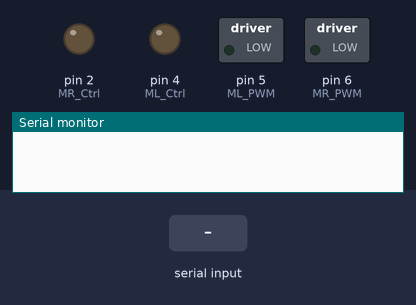
Bench run of a sketch on a simulated Arduino Uno, built with avr-gcc and run on an emulated ATmega328P. Shown: switched loads named in the sketch (green lamp = pin HIGH), output pins drawn as LEDs (lit = HIGH), the last lines printed to the serial monitor. The test bench sets the inputs (shaded band). Pins used as bus, display or sensor lines are not drawn.

Above: at 1.2 s.
1.3 s: "F" received over Serial
At 2.5 s:
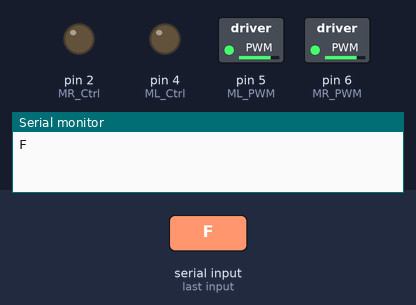
2.8 s: "B" received over Serial
At 3.7 s:
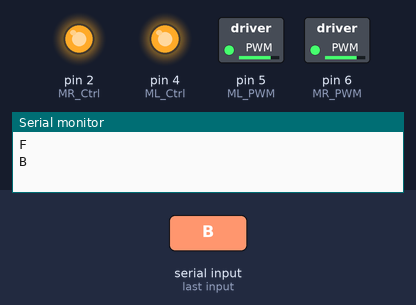
4.3 s: "L" received over Serial
At 4.9 s:
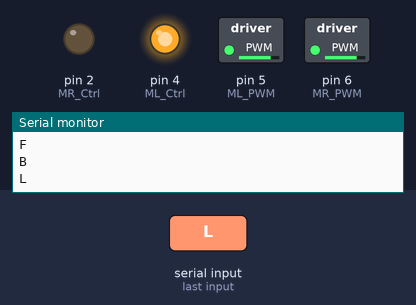
5.8 s: "R" received over Serial
At 7.2 s:
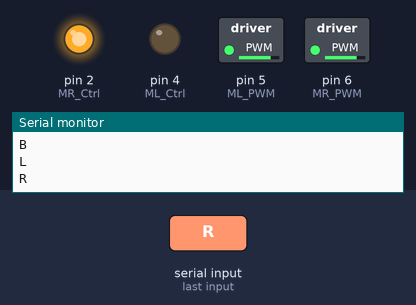
Timing chart, 0 to 8.3 s (numbered marks = the images above; inputs shaded):
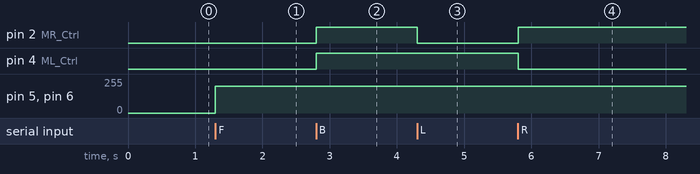

Measured:
- after the input at 1.3 s, pin 5 (ML_PWM), pin 6 (MR_PWM): 0/255 → 200/255 at once
- after the input at 2.8 s, pin 2 (MR_Ctrl), pin 4 (ML_Ctrl): LOW → HIGH at once
- after the input at 4.3 s, pin 2 (MR_Ctrl): HIGH → LOW at once
- after the input at 5.8 s, pin 2 (MR_Ctrl): LOW → HIGH at once; pin 4 (ML_Ctrl): HIGH → LOW at once

The sketch:

lesson_20.2.ino
```cpp
/*
  keyestudio Mini Tank Robot V3
  lesson 20.2
  bluetooth tank
  http://www.keyestudio.com
*/

//Array, used to save data of images, can be calculated by yourself or gotten from modulus tool
unsigned char start01[] = {0x01, 0x02, 0x04, 0x08, 0x10, 0x20, 0x40, 0x80, 0x80, 0x40, 0x20, 0x10, 0x08, 0x04, 0x02, 0x01};
unsigned char front[] = {0x00, 0x00, 0x00, 0x00, 0x00, 0x24, 0x12, 0x09, 0x12, 0x24, 0x00, 0x00, 0x00, 0x00, 0x00, 0x00};
unsigned char back[] = {0x00, 0x00, 0x00, 0x00, 0x00, 0x24, 0x48, 0x90, 0x48, 0x24, 0x00, 0x00, 0x00, 0x00, 0x00, 0x00};
unsigned char left[] = {0x00, 0x00, 0x00, 0x00, 0x00, 0x00, 0x44, 0x28, 0x10, 0x44, 0x28, 0x10, 0x44, 0x28, 0x10, 0x00};
unsigned char right[] = {0x00, 0x10, 0x28, 0x44, 0x10, 0x28, 0x44, 0x10, 0x28, 0x44, 0x00, 0x00, 0x00, 0x00, 0x00, 0x00};
unsigned char STOP01[] = {0x2E, 0x2A, 0x3A, 0x00, 0x02, 0x3E, 0x02, 0x00, 0x3E, 0x22, 0x3E, 0x00, 0x3E, 0x0A, 0x0E, 0x00};
unsigned char clear[] = {0x00, 0x00, 0x00, 0x00, 0x00, 0x00, 0x00, 0x00, 0x00, 0x00, 0x00, 0x00, 0x00, 0x00, 0x00, 0x00};
#define SCL_Pin  A5  //set the pin of clock to A5
#define SDA_Pin  A4  //set the data pin to A4

#define ML_Ctrl 4  //define the direction control pin of thel left motor
#define ML_PWM 5   //define the PWM control pins of the left motor
#define MR_Ctrl 2  //define the direction control pin of thel right motor
#define MR_PWM 6   //define the PWM control pin of the right motor
char ble_val;      //used to save the value from Bluetooth
void setup() {
  Serial.begin(9600);

  pinMode(ML_Ctrl, OUTPUT);
  pinMode(ML_PWM, OUTPUT);
  pinMode(MR_Ctrl, OUTPUT);
  pinMode(MR_PWM, OUTPUT);

  pinMode(SCL_Pin, OUTPUT);
  pinMode(SDA_Pin, OUTPUT);
  matrix_display(clear); //clear screens
  matrix_display(start01);  //show start

}

void loop() {
  if (Serial.available())
  {
    ble_val = Serial.read();
    Serial.println(ble_val);
  }
  switch (ble_val)
  {
    case 'F':  //the command to go front
      Car_front();
      break;
    case 'B':  //the command to go back
      Car_back();
      break;
    case 'L':  //the command to turn left
      Car_left();
      break;
    case 'R':  //the command to turn right
      Car_right();
      break;
    case 'S':  //the command to stop
      Car_Stop();
      break;
  }

}

/***************motor runs***************/
void Car_front() {
  digitalWrite(MR_Ctrl, LOW);
  analogWrite(MR_PWM, 200);
  digitalWrite(ML_Ctrl, LOW);
  analogWrite(ML_PWM, 200);
  matrix_display(front);  //display Front
}

void Car_back() {
  digitalWrite(MR_Ctrl, HIGH);
  analogWrite(MR_PWM, 200);
  digitalWrite(ML_Ctrl, HIGH);
  analogWrite(ML_PWM, 200);
  matrix_display(back);  //display Back
}

void Car_left() {
  digitalWrite(MR_Ctrl, LOW);
  analogWrite(MR_PWM, 200);
  digitalWrite(ML_Ctrl, HIGH);
  analogWrite(ML_PWM, 200);
  matrix_display(left);  //display Left
}

void Car_right() {
  digitalWrite(MR_Ctrl, HIGH);
  analogWrite(MR_PWM, 200);
  digitalWrite(ML_Ctrl, LOW);
  analogWrite(ML_PWM, 200);
  matrix_display(right);  //display Right
}

void Car_Stop() {
  digitalWrite(MR_Ctrl, LOW);
  analogWrite(MR_PWM, 0);
  digitalWrite(ML_Ctrl, LOW);
  analogWrite(ML_PWM, 0);
  matrix_display(STOP01);  //display Stop
}

//this function is used for the display of dot matrix
void matrix_display(unsigned char matrix_value[])
{
  IIC_start();  //use the function to start transmitting data
  IIC_send(0xc0);  //select an address
  for (int i = 0; i < 16; i++) //image data have 16 characters
  {
    IIC_send(matrix_value[i]); //data to transmit pictures
  }
  IIC_end();   //end the data transmission of pictures
  IIC_start();
  IIC_send(0x8A);  //show control and select pulse width 4/16
  IIC_end();
}

//the condition that data starts transmitting
void IIC_start()
{
  digitalWrite(SDA_Pin, HIGH);
  digitalWrite(SCL_Pin, HIGH);
  delayMicroseconds(3);
  digitalWrite(SDA_Pin, LOW);
  delayMicroseconds(3);
  digitalWrite(SCL_Pin, LOW);
}

//the sign that transmission of data ends
void IIC_end()
{
  digitalWrite(SCL_Pin, LOW);
  digitalWrite(SDA_Pin, LOW);
  delayMicroseconds(3);
  digitalWrite(SCL_Pin, HIGH);
  delayMicroseconds(3);
  digitalWrite(SDA_Pin, HIGH);
  delayMicroseconds(3);
}

//transmit data
void IIC_send(unsigned char send_data)
{
  for (byte mask = 0x01; mask != 0; mask <<= 1) //ecah character has 8 digits, which is detected one by one
  {
    if (send_data & mask) { //set high or low levels in light of each bit(0 or 1)
      digitalWrite(SDA_Pin, HIGH);
    } else {
      digitalWrite(SDA_Pin, LOW);
    }
    delayMicroseconds(3);
    digitalWrite(SCL_Pin, HIGH); //pull up the clock pin SCL_Pin to end the transmission of data
    delayMicroseconds(3);
    digitalWrite(SCL_Pin, LOW); //pull down the clock pin SCL_Pin to change signals of SDA
  }
}
```
